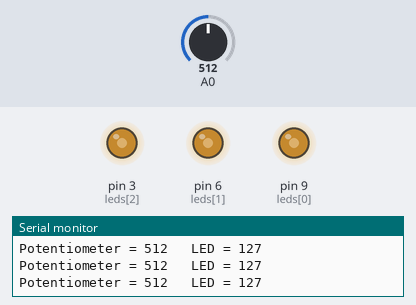
The sketch below on a simulated Arduino Uno, built with avr-gcc and run on an emulated ATmega328P. On the bench: output pins drawn as LEDs (lit = HIGH), the last lines printed to the serial monitor. Inputs (shaded band) come from the test bench; at power-on: A0 = 512.

Above: at 1.2 s.
1.3 s: A0 set to 414
At 1.9 s:
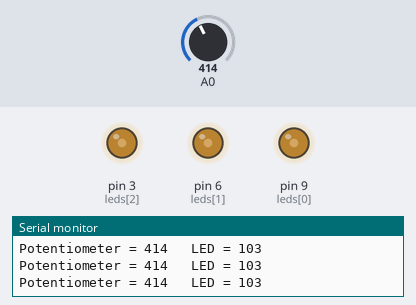
4.3 s: A0 set to 394
At 5.1 s:
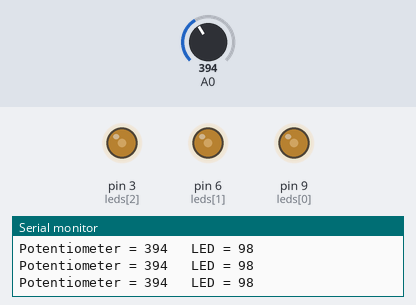
7.3 s: A0 set to 716
At 8.5 s:
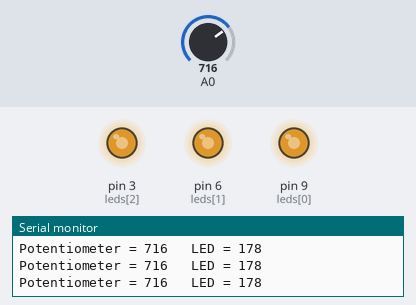
8.8 s: A0 set to 989
At 9.7 s:
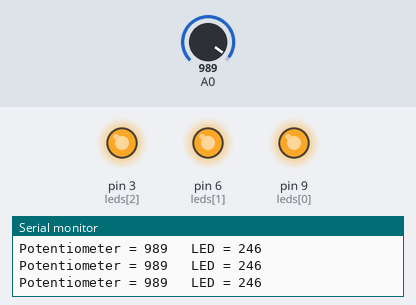
10.3 s: A0 set to 1011
At 10.7 s:
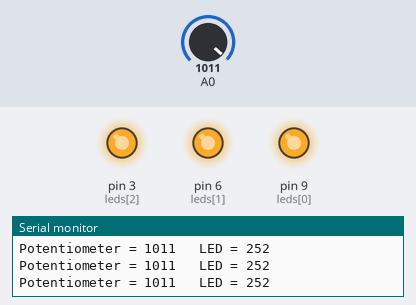
11.8 s: A0 set to 122
At 12.1 s:
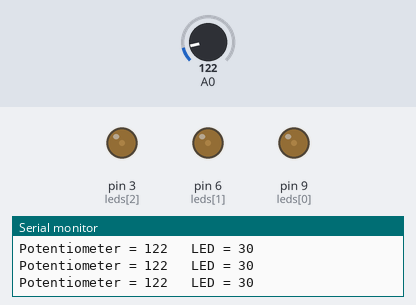
Timing chart, 0 to 14.3 s (numbered marks = the images above; inputs shaded):
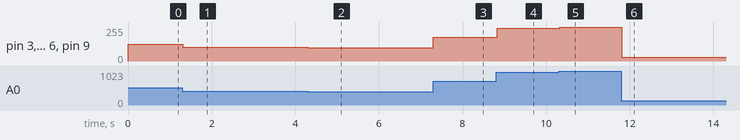

Measured:
- after the input at 1.3 s, pin 3 (leds[2]), pin 6 (leds[1]), pin 9 (leds[0]): 127/255 → 103/255 at once
- after the input at 4.3 s, pin 3 (leds[2]), pin 6 (leds[1]), pin 9 (leds[0]): 103/255 → 98/255 at once
- after the input at 7.3 s, pin 3 (leds[2]), pin 6 (leds[1]), pin 9 (leds[0]): 98/255 → 178/255 at once
- after the input at 8.8 s, pin 3 (leds[2]), pin 6 (leds[1]), pin 9 (leds[0]): 178/255 → 246/255 at once
- after the input at 10.3 s, pin 3 (leds[2]), pin 6 (leds[1]), pin 9 (leds[0]): 246/255 → 252/255 at once
- after the input at 11.8 s, pin 3 (leds[2]), pin 6 (leds[1]), pin 9 (leds[0]): 252/255 → 30/255 at once

The sketch:

Arduino_7_Potentiometer_RGYLight.ino
```cpp
int sensorValue = 0;
int outputValue = 0;
int leds[] = {9,6,3};
int num = 3;

void setup(){
  Serial.begin(9600);
}

void loop(){
  sensorValue = analogRead(A0);
  outputValue = map(sensorValue, 0, 1023, 0, 255);
  for(int i = 0; i < num; i++){
    analogWrite(leds[i], outputValue);
  }

  Serial.print("Potentiometer = ");
  Serial.print(sensorValue);
  Serial.print("\t LED = ");
  Serial.println(outputValue);
  delay(10);
}
```
